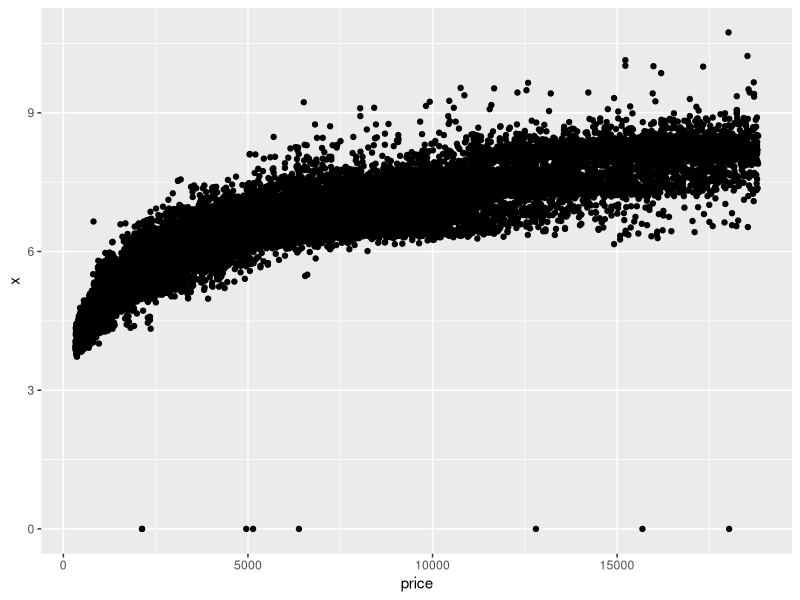
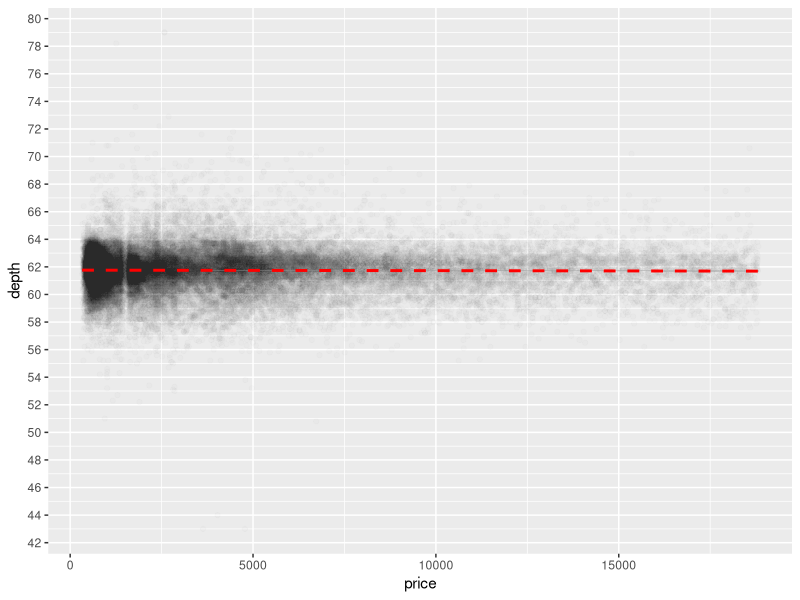
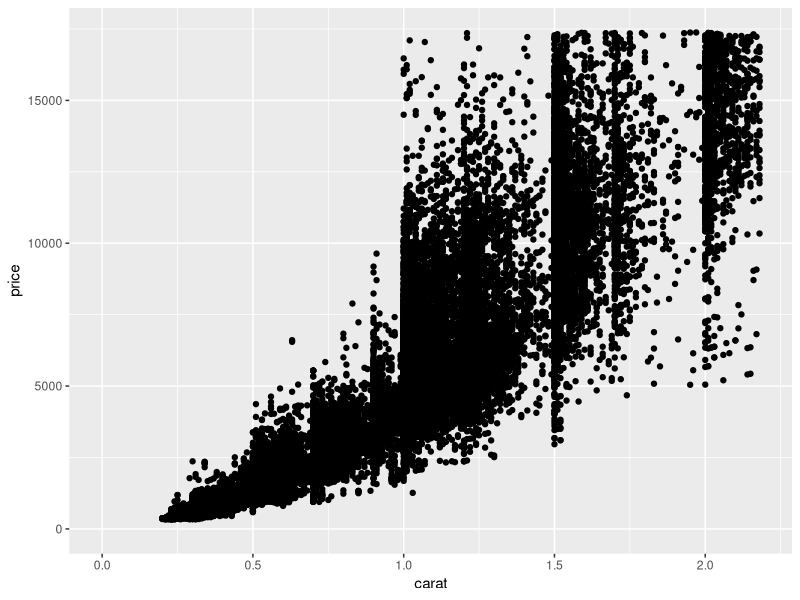
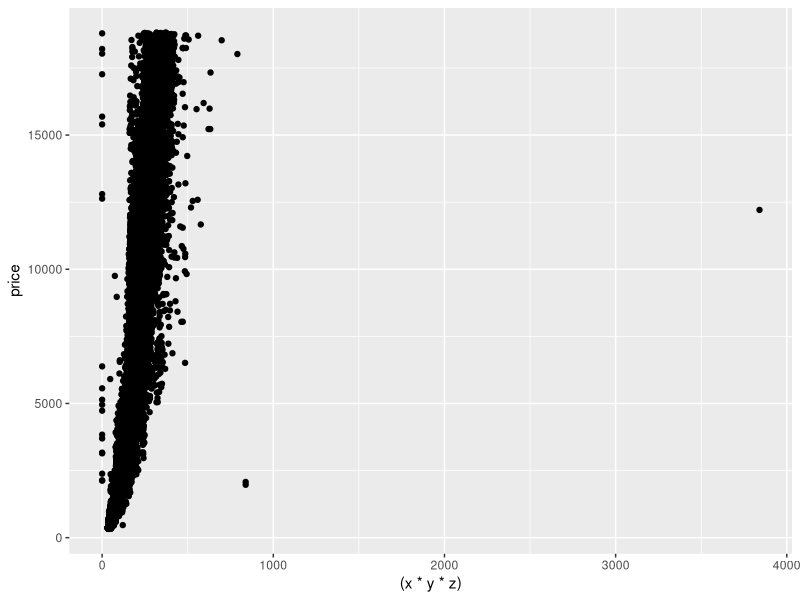
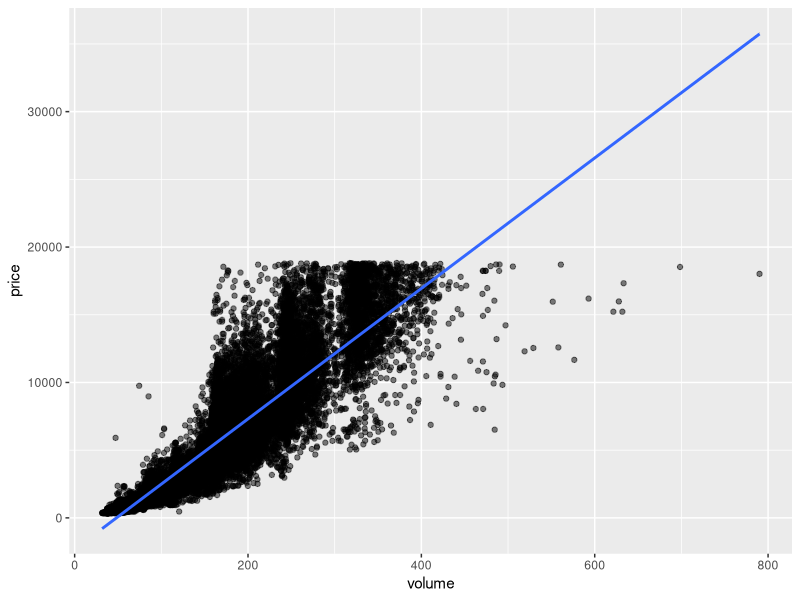
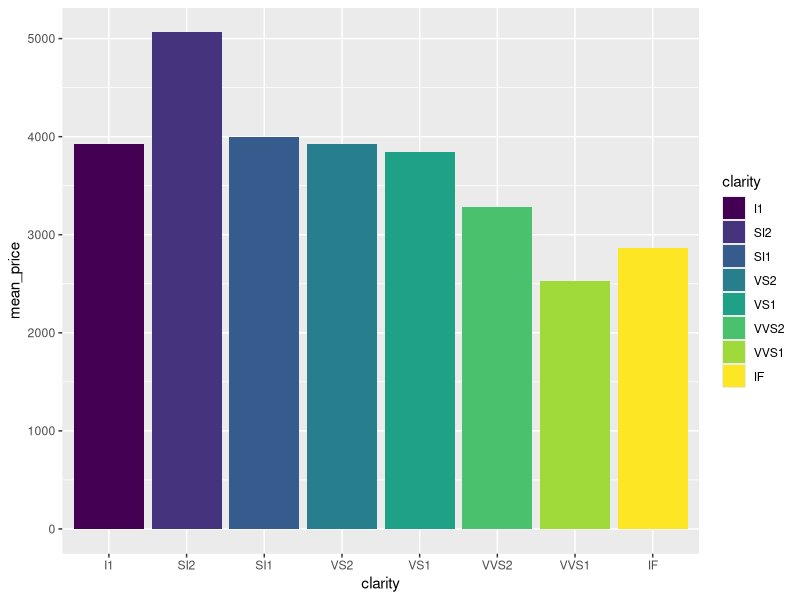
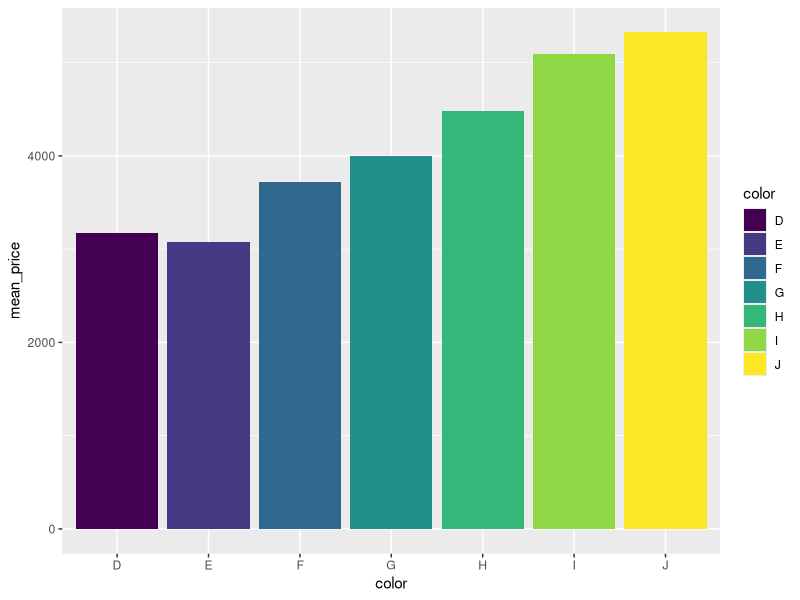
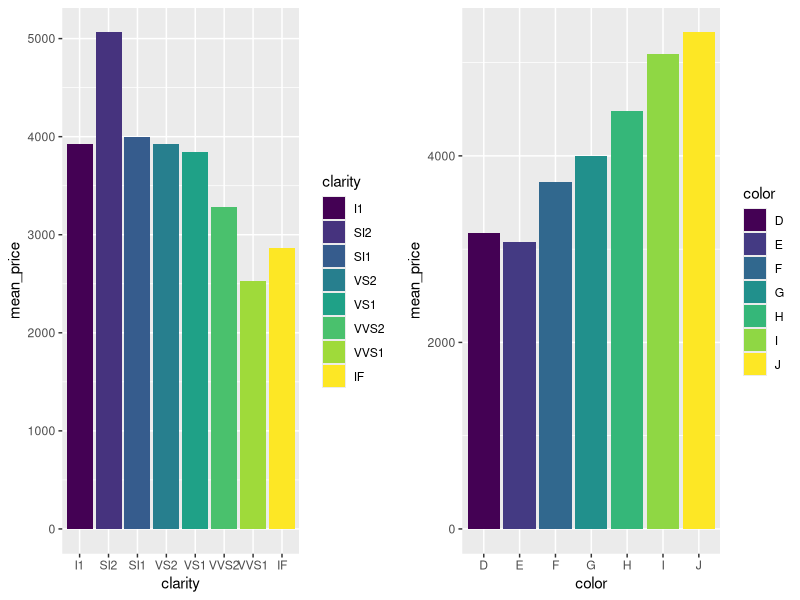

R code for these plots, in order:
## ---- chunk 1
knitr::opts_chunk$set(echo = TRUE)
## ---- chunk 2
library(ggplot2)
suppressPackageStartupMessages(library(ggplot2))
?diamonds
names(diamonds)
## ---- chunk 3
dim(diamonds)
## ---- chunk 4
levels(diamonds$cut)
## ---- chunk 5
levels(diamonds$color)
## ---- chunk 6
levels(diamonds$clarity)
## ---- chunk 7
ggplot(aes(x = price, y = x), data = diamonds) +
  geom_point()
## ---- chunk 8
# is there anything strange about the scatterplot?
# 1. outliers, some entries with length = 0mm and still a price associated with it
# 2. exponential growth of price with length
## ---- chunk 9
# corelation between price and x, price and y, price and z
cor.test(diamonds$price, diamonds$x)
cor.test(diamonds$price, diamonds$y)
cor.test(diamonds$price, diamonds$z)
## ---- chunk 10
## also add a transparency factor of 1/100 i.e. 0.01 and add breaks of 2units on y-axis
ggplot(aes(x = price, y = depth), data = diamonds) +
  geom_point(alpha = 0.01) +
  geom_smooth(method = lm, color = 'red', linetype = 2) +
  scale_y_continuous(breaks = seq(0,80,2))

## looking at the graph, what is range of depth between which most of the values lie?
## 60 to 64
## ---- chunk 11
## corelation of depth vs price
cor(diamonds$depth, diamonds$price)
with(diamonds, cor.test(price, depth))

## ---- chunk 12
## can we predict price based on depth?
## No. Because, the value is very much close to 0 which is not a strong mark for prediction, we need something above 70% i.e. (<= -.7 or >= +.7)
## ---- chunk 13
ggplot(aes(x = carat, y = price), data = diamonds) +
  xlim(0, quantile(diamonds$carat,0.99)) +
  ylim(0, quantile(diamonds$price,0.99)) +
  geom_point()
## ---- chunk 14
ggplot(aes(x = (x*y*z), y = price), data = diamonds ) +
  geom_point()
## ---- chunk 15
diamonds$volume <- (diamonds$x*diamonds$y*diamonds$z)
## ---- chunk 16
## observations from price vs volume scatterplot
## 1. outliers: volume = 0
sum(diamonds$volume == 0)
## ---- chunk 17
## lets find whiich are they
diamonds[diamonds$volume == 0,]
## ---- chunk 18
## corelation between price and volume
cor.test(diamonds$price, diamonds$volume)
## 0.9 seems to be a very high value for the corelation coefficient, even if we ignore the 20 outliers, it looks quite something which we can bet upon
## ---- chunk 19
## lets form subset where the volume is not 0 and not greater than 800
new_diamonds <- subset(diamonds, volume != 0 & volume < 800)

## now lets find th corelation
cor.test(new_diamonds$price, new_diamonds$volume)

## So it seems there is some corelation and we can predict the prices from the volume
## ---- chunk 20
## adjustments in price vs volume
ggplot(aes(x = volume, y = price), data = new_diamonds) +
  geom_point(alpha = 0.5) +
  geom_smooth(method = lm)
## ---- chunk 21
library(dplyr)
diamondsByClarity <- diamonds %>%
  group_by(clarity) %>%
  summarise(mean_price = mean(price),
            median_price = median(price),
            min_price = min(price),
            max_price = max(price),
            n = n())

diamondsByClarity
## ---- chunk 22
diamonds_by_clarity <- group_by(diamonds, clarity)
diamonds_mp_by_clarity <- summarise(diamonds_by_clarity, mean_price = mean(price))

diamonds_by_color <- group_by(diamonds, color)
diamonds_mp_by_color <- summarise(diamonds_by_color, mean_price = mean(price))
## ---- chunk 23
p1 <- ggplot(diamonds_mp_by_clarity, aes(x = clarity, y = mean_price, fill = clarity)) +
  geom_bar(stat = "summary")
p1
## ---- chunk 24
## ctd.
p2 = ggplot(diamonds_mp_by_color, aes(x = color, y = mean_price, fill= color)) +
  geom_bar(stat = "summary")
p2
## ---- chunk 25
## ctd
library(gridExtra)
grid.arrange(p1,p2, ncol =2)
## ---- chunk 26
# mean price for s12 is highest while it is lowest for VVS1
# mean price for color 'J' is highest while it is lowest for E
# in short: Mean price tends to decrease as clarity improves. The same can be said for color.
